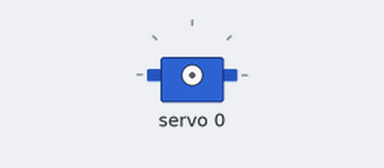
The sketch below on a simulated Arduino Uno, built with avr-gcc and run on an emulated ATmega328P. On the bench: servo.

Above: at 0.05 s.
At 4.5 s:
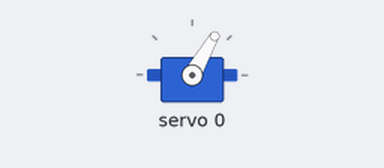
At 6.75 s:
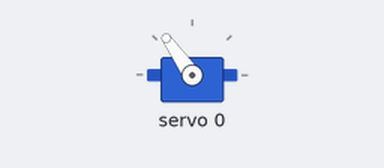
At 9.0 s:
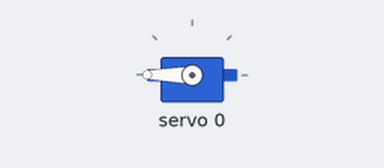
Timing chart, 0 to 11.7 s (numbered marks = the images above):
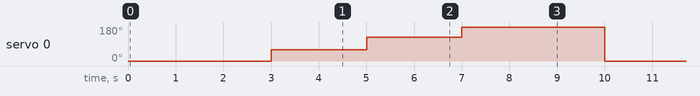

The sketch:

arduino_motor_test.ino
```cpp
//This code is for controlling servos connected to a PCA9685 Servo Driver Board
#include <Wire.h>
#include <Adafruit_PWMServoDriver.h>

#define MIN_PULSE_WIDTH 500
#define MAX_PULSE_WIDTH 2500
#define FREQUENCY 50

Adafruit_PWMServoDriver pwm = Adafruit_PWMServoDriver();

#define servo1 0
#define delay_time 2000

void setup() {
  // put your setup code here, to run once:
  Serial.begin(9600);   // Initialize serial communication.
  pwm.begin();
  pwm.setPWMFreq(FREQUENCY);
  //myServo.attach(9); // Attach servo signal to pin 9.
}

void moveServo(int servoOut, int angle){
  int pulseWidth = map(angle, 0, 270, MIN_PULSE_WIDTH, MAX_PULSE_WIDTH);
  // Convert the pulse width to a value suitable for the PCA9685
  int pulseValue = int(float(pulseWidth) / 1000000 * FREQUENCY * 4096);
  pwm.setPWM(servoOut, 0, pulseValue);
}

void loop() {
  //Initial Delay
  delay(1000);

  moveServo(servo1, 0);
//  moveServo(servo2, 0);
//  moveServo(servo80kg, 0);
  delay(delay_time);

  moveServo(servo1, 90);
//  moveServo(servo2, 0);
//  moveServo(servo80kg, 0);
  delay(delay_time);

  moveServo(servo1, 180);
//  moveServo(servo2, 0);
//  moveServo(servo80kg, 0);
  delay(delay_time);

  moveServo(servo1, 270);
//  moveServo(servo2, 90);
//  moveServo(servo80kg, 90);
  delay(delay_time);


//  moveServo(servo1, 270);
//  moveServo(servo2, 270);
//  moveServo(servo80kg, 270);

  // Move motor to 90 degrees


  // Move motor to 180 degrees
//  moveServo(servo1,110);
//  delay(3000);

  // Move motor to 270 degrees
//  moveServo(servo1, 270);
//  delay(2500);

   //Move from 0° to 180°
//  for (int pos = 0; pos <= 180; pos += 10){
//    myServo.write(pos);
//    delay(1000); //Adjust delay for smooth movement
//  }
//
//  delay(3000); // Wait at 0°
//  for (int pos = 180; pos >= 0; pos -= 10){
//    myServo.write(pos);
//    delay(1000); //Adjust delay for smooth movement
//  }

//  myServo.write(0);
//  delay(2000);
//  myServo.write(180);
//  delay(2000);
}
```

Measured:
- by itself, servo 0: repeats every 9.0 s: 125° 2.0 s, 180° 3.0 s, 0° 2.0 s, 60° 2.0 s
